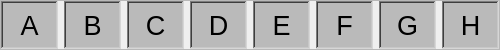
        <widget class="QFrame" name="let">
         <property name="minimumSize">
          <size>
           <width>500</width>
           <height>50</height>
          </size>
         </property>
         <property name="maximumSize">
          <size>
           <width>16777215</width>
           <height>50</height>
          </size>
         </property>
         <property name="frameShape">
          <enum>QFrame::StyledPanel</enum>
         </property>
         <property name="frameShadow">
          <enum>QFrame::Raised</enum>
         </property>
         <layout class="QHBoxLayout" name="horizontalLayout">
          <property name="leftMargin">
           <number>0</number>
          </property>
          <property name="topMargin">
           <number>0</number>
          </property>
          <property name="rightMargin">
           <number>0</number>
          </property>
          <property name="bottomMargin">
           <number>0</number>
          </property>
          <item>
           <widget class="QFrame" name="frame_87">
            <property name="styleSheet">
             <string notr="true">background-color: rgb(186, 186, 186);</string>
            </property>
            <property name="frameShape">
             <enum>QFrame::WinPanel</enum>
            </property>
            <property name="frameShadow">
             <enum>QFrame::Sunken</enum>
            </property>
            <layout class="QVBoxLayout" name="verticalLayout_4">
             <item>
              <widget class="QLabel" name="label">
               <property name="font">
                <font>
                 <pointsize>20</pointsize>
                </font>
               </property>
               <property name="text">
                <string>A</string>
               </property>
               <property name="alignment">
                <set>Qt::AlignCenter</set>
               </property>
              </widget>
             </item>
            </layout>
           </widget>
          </item>
          <item>
           <widget class="QFrame" name="frame_86">
            <property name="styleSheet">
             <string notr="true">background-color: rgb(186, 186, 186);</string>
            </property>
            <property name="frameShape">
             <enum>QFrame::WinPanel</enum>
            </property>
            <property name="frameShadow">
             <enum>QFrame::Sunken</enum>
            </property>
            <layout class="QVBoxLayout" name="verticalLayout_5">
             <item>
              <widget class="QLabel" name="label_2">
               <property name="font">
                <font>
                 <pointsize>20</pointsize>
                </font>
               </property>
               <property name="text">
                <string>B</string>
               </property>
               <property name="alignment">
                <set>Qt::AlignCenter</set>
               </property>
              </widget>
             </item>
            </layout>
           </widget>
          </item>
          <item>
           <widget class="QFrame" name="frame_85">
            <property name="styleSheet">
             <string notr="true">background-color: rgb(186, 186, 186);</string>
            </property>
            <property name="frameShape">
             <enum>QFrame::WinPanel</enum>
            </property>
            <property name="frameShadow">
             <enum>QFrame::Sunken</enum>
            </property>
            <layout class="QVBoxLayout" name="verticalLayout_6">
             <item>
              <widget class="QLabel" name="label_3">
               <property name="font">
                <font>
                 <pointsize>20</pointsize>
                </font>
               </property>
               <property name="text">
                <string>C</string>
               </property>
               <property name="alignment">
                <set>Qt::AlignCenter</set>
               </property>
              </widget>
             </item>
            </layout>
           </widget>
          </item>
          <item>
           <widget class="QFrame" name="frame_84">
            <property name="styleSheet">
             <string notr="true">background-color: rgb(186, 186, 186);</string>
            </property>
            <property name="frameShape">
             <enum>QFrame::WinPanel</enum>
            </property>
            <property name="frameShadow">
             <enum>QFrame::Sunken</enum>
            </property>
            <layout class="QVBoxLayout" name="verticalLayout_7">
             <item>
              <widget class="QLabel" name="label_4">
               <property name="font">
                <font>
                 <pointsize>20</pointsize>
                </font>
               </property>
               <property name="text">
                <string>D</string>
               </property>
               <property name="alignment">
                <set>Qt::AlignCenter</set>
               </property>
              </widget>
             </item>
            </layout>
           </widget>
          </item>
          <item>
           <widget class="QFrame" name="frame_83">
            <property name="styleSheet">
             <string notr="true">background-color: rgb(186, 186, 186);</string>
            </property>
            <property name="frameShape">
             <enum>QFrame::WinPanel</enum>
            </property>
            <property name="frameShadow">
             <enum>QFrame::Sunken</enum>
            </property>
            <layout class="QVBoxLayout" name="verticalLayout_8">
             <item>
              <widget class="QLabel" name="label_5">
               <property name="font">
                <font>
                 <pointsize>20</pointsize>
                </font>
               </property>
               <property name="text">
                <string>E</string>
               </property>
               <property name="alignment">
                <set>Qt::AlignCenter</set>
               </property>
              </widget>
             </item>
            </layout>
           </widget>
          </item>
          <item>
           <widget class="QFrame" name="frame_82">
            <property name="styleSheet">
             <string notr="true">background-color: rgb(186, 186, 186);</string>
            </property>
            <property name="frameShape">
             <enum>QFrame::WinPanel</enum>
            </property>
            <property name="frameShadow">
             <enum>QFrame::Sunken</enum>
            </property>
            <layout class="QVBoxLayout" name="verticalLayout_9">
             <item>
              <widget class="QLabel" name="label_6">
               <property name="font">
                <font>
                 <pointsize>20</pointsize>
                </font>
               </property>
               <property name="text">
                <string>F</string>
               </property>
               <property name="alignment">
                <set>Qt::AlignCenter</set>
               </property>
              </widget>
             </item>
            </layout>
           </widget>
          </item>
          <item>
           <widget class="QFrame" name="frame_81">
            <property name="styleSheet">
             <string notr="true">background-color: rgb(186, 186, 186);</string>
            </property>
            <property name="frameShape">
             <enum>QFrame::WinPanel</enum>
            </property>
            <property name="frameShadow">
             <enum>QFrame::Sunken</enum>
            </property>
            <layout class="QVBoxLayout" name="verticalLayout_10">
             <item>
              <widget class="QLabel" name="label_7">
               <property name="font">
                <font>
                 <pointsize>20</pointsize>
                </font>
               </property>
               <property name="text">
                <string>G</string>
               </property>
               <property name="alignment">
                <set>Qt::AlignCenter</set>
               </property>
              </widget>
             </item>
            </layout>
           </widget>
          </item>
          <item>
           <widget class="QFrame" name="frame_80">
            <property name="styleSheet">
             <string notr="true">background-color: rgb(186, 186, 186);</string>
            </property>
            <property name="frameShape">
             <enum>QFrame::WinPanel</enum>
            </property>
            <property name="frameShadow">
             <enum>QFrame::Sunken</enum>
            </property>
            <layout class="QVBoxLayout" name="verticalLayout_11">
             <item>
              <widget class="QLabel" name="label_8">
               <property name="font">
                <font>
                 <pointsize>20</pointsize>
                </font>
               </property>
               <property name="text">
                <string>H</string>
               </property>
               <property name="alignment">
                <set>Qt::AlignCenter</set>
               </property>
              </widget>
             </item>
            </layout>
           </widget>
          </item>
         </layout>
        </widget>
